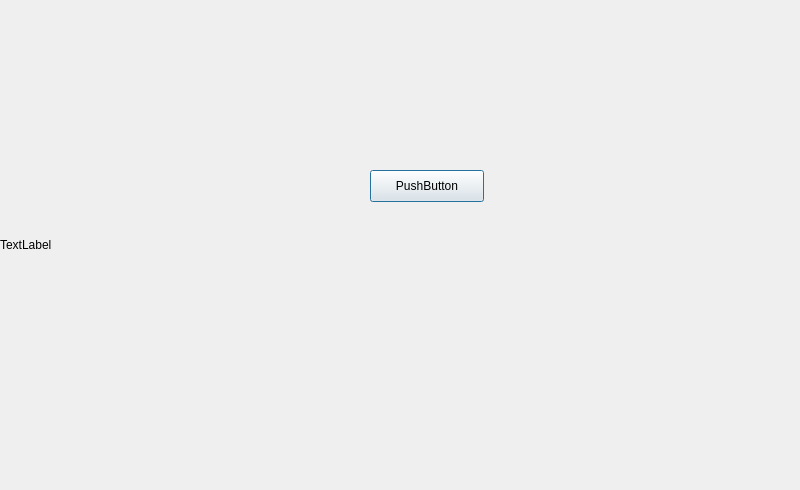
<?xml version="1.0" encoding="UTF-8"?>
<ui version="4.0">
 <class>Dialog1</class>
 <widget class="QDialog" name="Dialog1">
  <property name="geometry">
   <rect>
    <x>0</x>
    <y>0</y>
    <width>800</width>
    <height>490</height>
   </rect>
  </property>
  <property name="minimumSize">
   <size>
    <width>800</width>
    <height>490</height>
   </size>
  </property>
  <property name="maximumSize">
   <size>
    <width>800</width>
    <height>490</height>
   </size>
  </property>
  <property name="windowTitle">
   <string>Dialog</string>
  </property>
  <widget class="QLabel" name="label">
   <property name="geometry">
    <rect>
     <x>0</x>
     <y>0</y>
     <width>800</width>
     <height>490</height>
    </rect>
   </property>
   <property name="text">
    <string>TextLabel</string>
   </property>
  </widget>
  <widget class="QPushButton" name="pushButton">
   <property name="geometry">
    <rect>
     <x>370</x>
     <y>170</y>
     <width>114</width>
     <height>32</height>
    </rect>
   </property>
   <property name="text">
    <string>PushButton</string>
   </property>
  </widget>
 </widget>
 <resources/>
 <connections/>
</ui>
